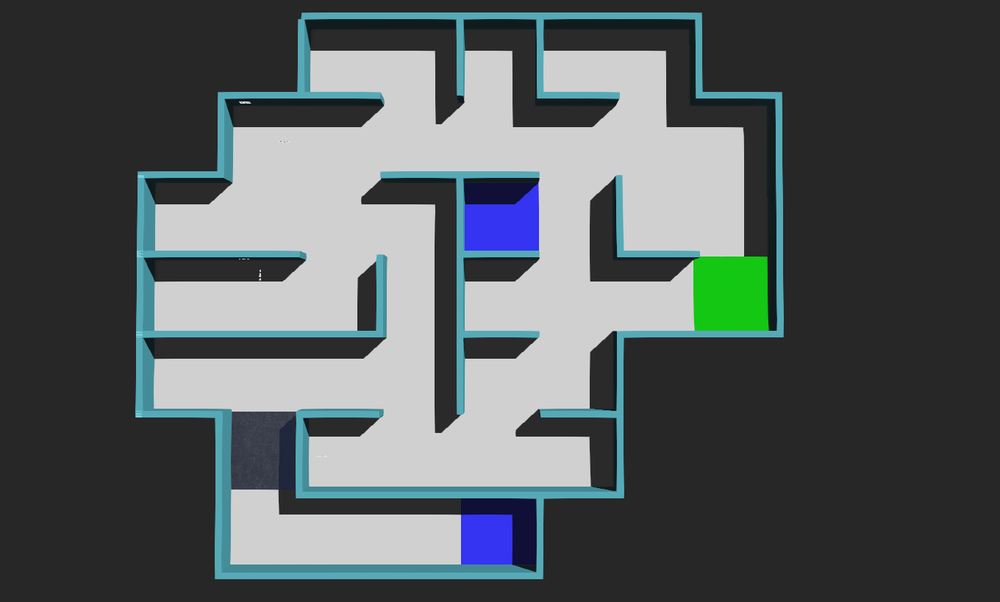
#> input picture maps/Day1_2.png, 1000 x 602 px, shrunk from 1360 x 819 before the run; its folder holds 4 pictures in this run
$ python convert_maps_for_print.py
#> lines starting #> are read from the running program, lines starting #| are printed output that depends on the picture; after the words box and inside, x2 and y2 are one past the last pixel; in counts of white or black regions, pixels touching at a corner belong together
import cv2
import numpy as np
import glob

# ---------------------------
# LOAD IMAGES
# ---------------------------
image_paths = sorted(glob.glob("../maps/*.png"))
index = 0

def nothing(x):
    pass

# ---------------------------
# TRACKBARS
# ---------------------------
cv2.namedWindow("Trackbars")

cv2.createTrackbar("R min", "Trackbars", 0, 255, nothing)
#> slider 'R min' is set to 51
cv2.createTrackbar("R max", "Trackbars", 255, 255, nothing)

cv2.createTrackbar("G min", "Trackbars", 0, 255, nothing)
#> slider 'G min' is set to 51
cv2.createTrackbar("G max", "Trackbars", 255, 255, nothing)

cv2.createTrackbar("B min", "Trackbars", 0, 255, nothing)
#> slider 'B min' is set to 51
cv2.createTrackbar("B max", "Trackbars", 255, 255, nothing)

# ---------------------------
# LOOP
# ---------------------------
while True:

    img = cv2.imread(image_paths[index])
#> img is the input picture: shape (602, 1000, 3); mean B, G, R 94.3, 92.7, 85.6

    # get trackbar values
    rmin = cv2.getTrackbarPos("R min", "Trackbars")
    rmax = cv2.getTrackbarPos("R max", "Trackbars")

    gmin = cv2.getTrackbarPos("G min", "Trackbars")
    gmax = cv2.getTrackbarPos("G max", "Trackbars")

    bmin = cv2.getTrackbarPos("B min", "Trackbars")
    bmax = cv2.getTrackbarPos("B max", "Trackbars")

    # ---------------------------
    # MASK
    # ---------------------------
    mask = cv2.inRange(
        img,
        (bmin, gmin, rmin),
        (bmax, gmax, rmax)
    )
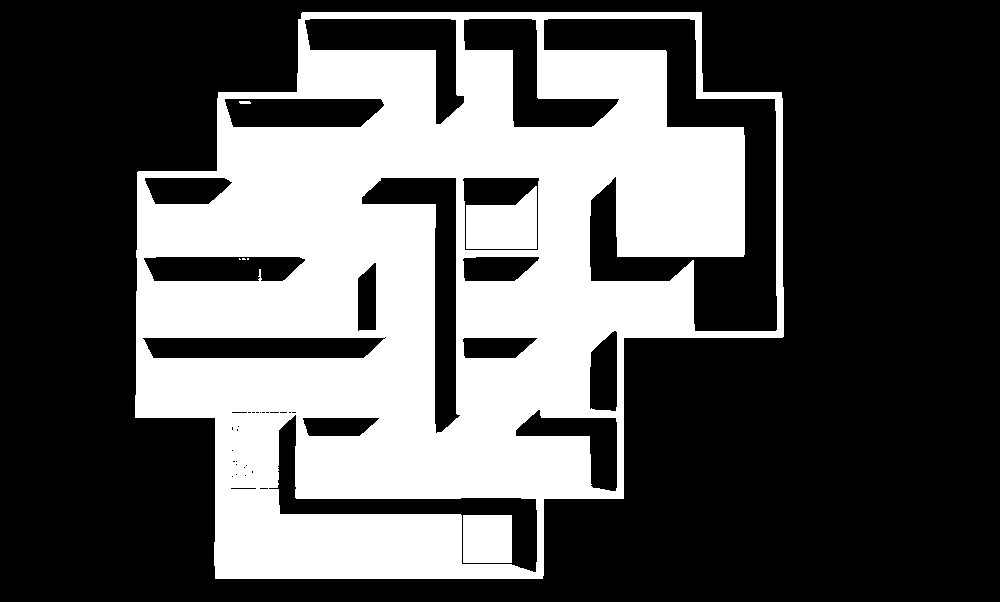
#> mask: shape (602, 1000); 34.7% white; 7 white regions (3 under 20 px), largest, box (x1, y1, x2, y2) and area: (135, 12, 784, 579) 202902, (466, 186, 537, 249) 3344, (463, 515, 512, 563) 2352, (239, 101, 251, 104) 34
    result = mask
    cv2.imshow("Result", result)
    key = cv2.waitKey(1) & 0xFF
#> (key Esc is pressed here)

    if key == 27:
        break
    elif key == ord('d'):
        index = (index + 1) % len(image_paths)
    elif key == ord('a'):
        index = (index - 1) % len(image_paths)
    elif key == ord('s'):
        cv2.imwrite(f"../maps/result_{index}.png", result)
        inverted = 255 - mask
        cv2.imwrite(f"../maps/inverted_{index}.png", inverted)

        print("Saved!")

    print("min:", rmin, gmin, bmin)
    print("max:", rmax, gmax, bmax)

cv2.destroyAllWindows()

$ run again, on maps/Day2_1.png
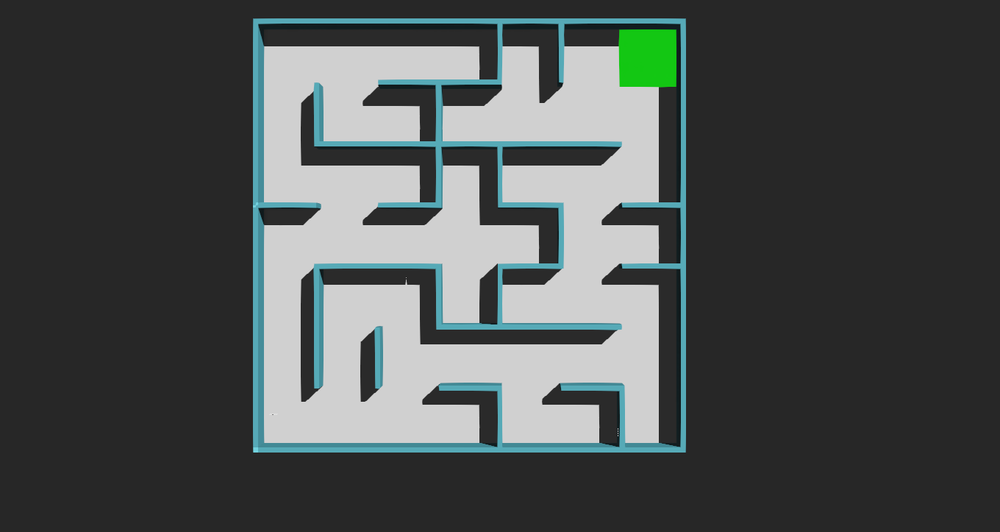
#> input picture maps/Day2_1.png, 1000 x 532 px, shrunk from 1360 x 723 before the run
#> img is the input picture: shape (532, 1000, 3); mean B, G, R 80.9, 81.4, 76.3
#> `mask = cv2.inRange( img, (bmin, gmin, rmin), (bmax, gmax, rmax) )`:
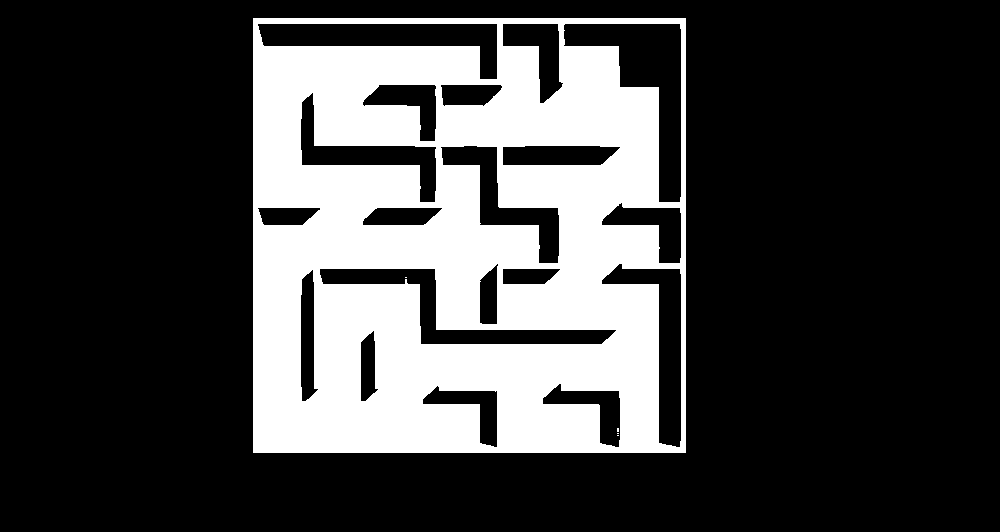
#> mask: shape (532, 1000); 26.1% white; 5 white regions (4 under 20 px), largest, box (x1, y1, x2, y2) and area: (253, 18, 686, 453) 138915
